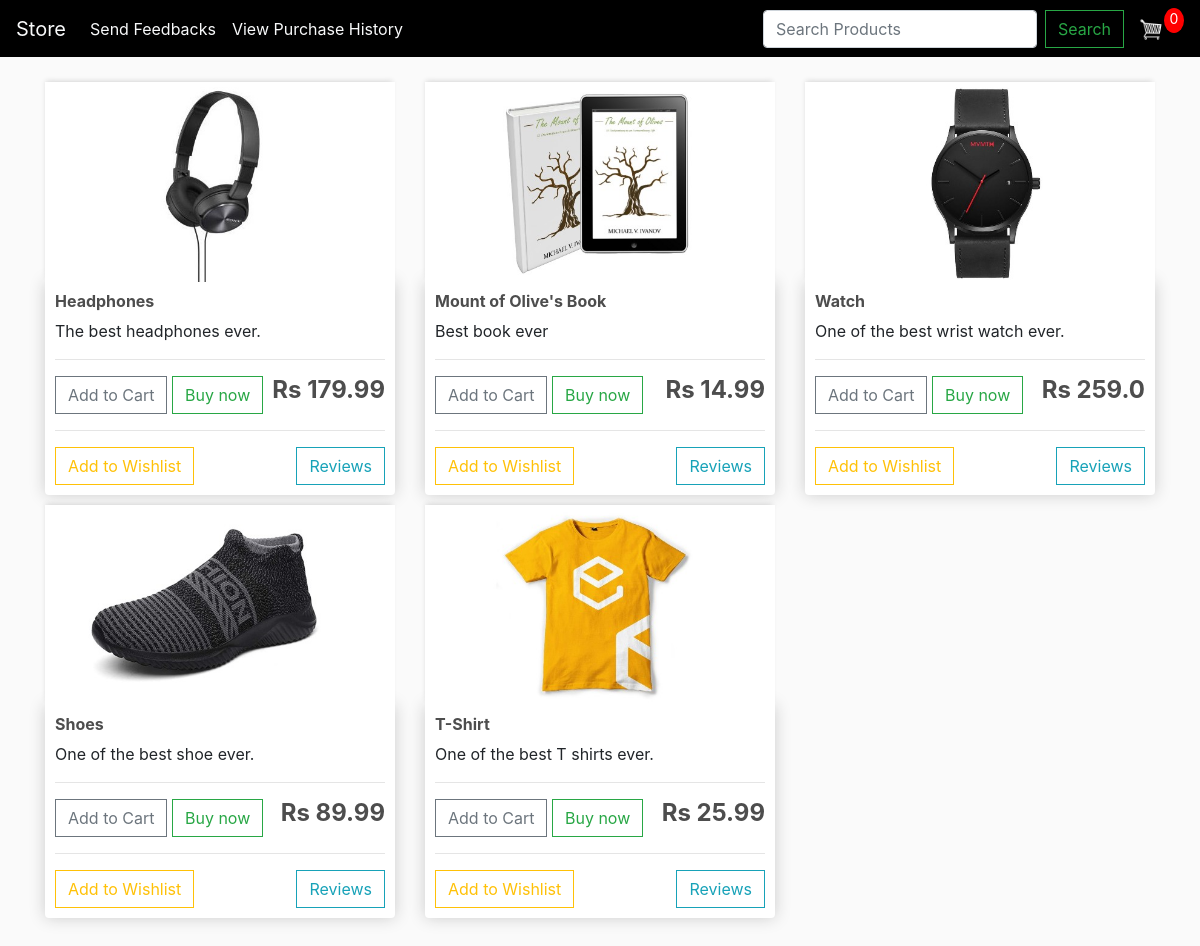
The page / on the database its author committed.
### store/models.py (models this page shows, shortened)
class Product(models.Model):
	name = models.CharField(max_length=200)
	description = models.CharField(max_length=200)
	price = models.FloatField()
	digital = models.BooleanField(default=False,null=True, blank=True)
	image = models.ImageField(null=True, blank=True)
	@property
	def imageURL(self):
		try:
			url = self.image.url
		except:
			url = ''
		return url

### store/views.py (the view)
# urls.py: path('', include('store.urls')),
def store(request):
	data = cartData(request)
	cartItems = data['cartItems']
	order = data['order']
	items = data['items']
	if 'qp' in request.GET:
		qp = request.GET['qp']
		products = Product.objects.filter(Q(name__icontains=qp) | Q(description__icontains=qp))
	else:
		products = Product.objects.all()
	context = {
		'products':products,
		'cartItems':cartItems
	}
	return render(request, 'store/store.html', context)

### store/utils.py (called while the page is built, shortened)
def cookieCart(request):
	try:
		cart = json.loads(request.COOKIES['cart'])
	except:
		cart = {}
		print('CART:', cart)
	items = []
	order = {'get_cart_total':0, 'get_cart_items':0, 'shipping':False}
	cartItems = order['get_cart_items']
	return {'cartItems':cartItems ,'order':order, 'items':items}

def cartData(request):
	if request.user.is_authenticated:
		customer = request.user.customer
		order, created = Order.objects.get_or_create(customer=customer, complete=False)
		items = order.orderitem_set.all()
		cartItems = order.get_cart_items
	else:
		cookieData = cookieCart(request)
		cartItems = cookieData['cartItems']
		order = cookieData['order']
		items = cookieData['items']
	return {'cartItems':cartItems ,'order':order, 'items':items}

### store/templates/store/store.html
{% extends 'store/main.html' %}
{% load static %}
{% block content %}
	<div class="row">
		{% for product in products %}
		<div class="col-lg-4">
			<img class="thumbnail" src="{{product.imageURL}}">
			<div class="box-element product">
				<h6><strong>{{product.name}}</strong></h6>
				<p>{{product.description}}</p>
				<hr>
				<button data-product="{{product.id}}" data-action="add" class="btn btn-outline-secondary add-btn update-cart">Add to Cart</button>
				<a href="#" class="btn btn-outline-success">Buy now</a>
				<h4 style="float: right;"><strong>Rs {{product.price}}</strong></h4>
				<hr>
				<a href="#" class="btn btn-outline-warning">Add to Wishlist</a>
				<a href="#" style="float: right;" class="btn btn-outline-info">Reviews</a>
			</div>
		</div>
		{% endfor %}
	</div>
{% endblock content %}

### store/templates/store/main.html (shortened to what this page needs)
<!DOCTYPE html>
{% load static %}
<html>
<head>
	<link rel="stylesheet" href="https://stackpath.bootstrapcdn.com/bootstrap/4.4.1/css/bootstrap.min.css">
	<link rel="stylesheet" type="text/css" href="{% static 'css/main.css' %}">
</head>
<body>
	<nav class="navbar navbar-expand-lg navbar-dark position-fixed w-100 sfgsdkj">
	  <a class="navbar-brand text-light" href="{% url 'store' %}">Store</a>
	  <div class="collapse navbar-collapse" id="navbarSupportedContent">
	    <ul class="navbar-nav mr-auto">
	      <li class="nav-item active">
	        <a class="nav-link text-light" href="{% url 'sendfeedback' %}">Send Feedbacks</a>
	      </li>
	      <li class="nav-item active">
	        <a class="nav-link text-light" href="{% url 'previous_order' %}">View Purchase History</a>
	      </li>
	    </ul>
		<form class="d-flex" role="search" method="get">
			<input class="form-control me-2 mx-2" name="qp" type="search" placeholder="Search Products" aria-label="Search">
			<button class="btn btn-outline-success" type="submit">Search </button>
		  </form>
	    <div class="form-inline my-2 my-lg-0">
			<a href="{% url 'cart' %}">
	    		<img  id="cart-icon" src="{% static 'images/cart.png' %}">
	    	</a>
	    	<p id="cart-total">{{cartItems}}</p>
	    </div>
	  </div>
	</nav>
	<br><br>
    <div class="container">
            <br>
            {% block content %}
            {% endblock content %}
    </div>
<br><br>
</body>
</html>

### static/css/main.css (style rules this page uses)
body { background-color: hsl(0, 0%, 98%); }
h1,h2,h3,h4,h5,h6 { color:hsl(0, 0%, 30%); }
.box-element { box-shadow:hsl(0, 0%, 80%) 0 0 16px; background-color: #fff; border-radius: 4px; padding: 10px; }
.thumbnail { width: 100%; height: 200px; -webkit-box-shadow: -1px -3px 5px -2px rgba(214,214,214,1); -moz-box-shadow: -1px -3px 5px -2px rgba(214,214,214,1); box-shadow: -1px -3px 5px -2px rgba(214,214,214,1); }
.product { border-radius: 0 0 4px 4px; }
#cart-icon { width:25px; display: inline-block; margin-left: 15px; }
#cart-total { display: block; text-align: center; color:#fff; background-color: red; width: 20px; height: 25px; border-radius: 50%; font-size: 14px; }
.col-lg-4, .col-lg-6, .col-lg-8, .col-lg-12 { margin-top: 10px; }
.btn { border-radius: 0; }

### store/templates/store/main.html (style rules this page uses)
.sfgsdkj { z-index: 1; background-color: black; color: aliceblue; }

### rows shown on the page
Product: imageURL (picture), name "Headphones", description "The best headphones ever.", price "179.99"
Product: imageURL (picture), name "Mount of Olive's Book", description "Best book ever", price "14.99"
Product: imageURL (picture), name "Watch", description "One of the best wrist watch ever.", price "259.0"
Product: imageURL (picture), name "Shoes", description "One of the best shoe ever.", price "89.99"
Product: imageURL (picture), name "T-Shirt", description "One of the best T shirts ever.", price "25.99"

### other values the page prints
{{ cartItems }} "0"
